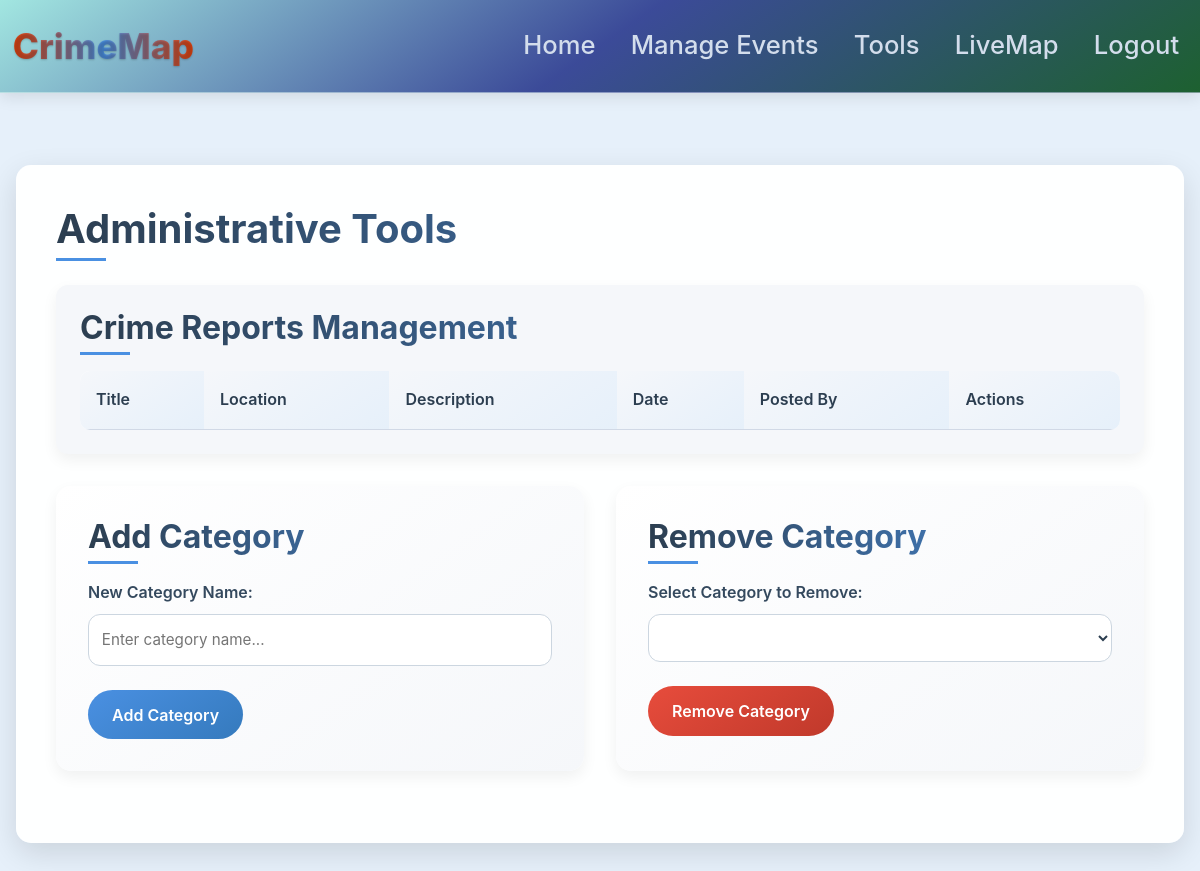
/admin-tools (signed in), run on an earlier commit of the app's database.
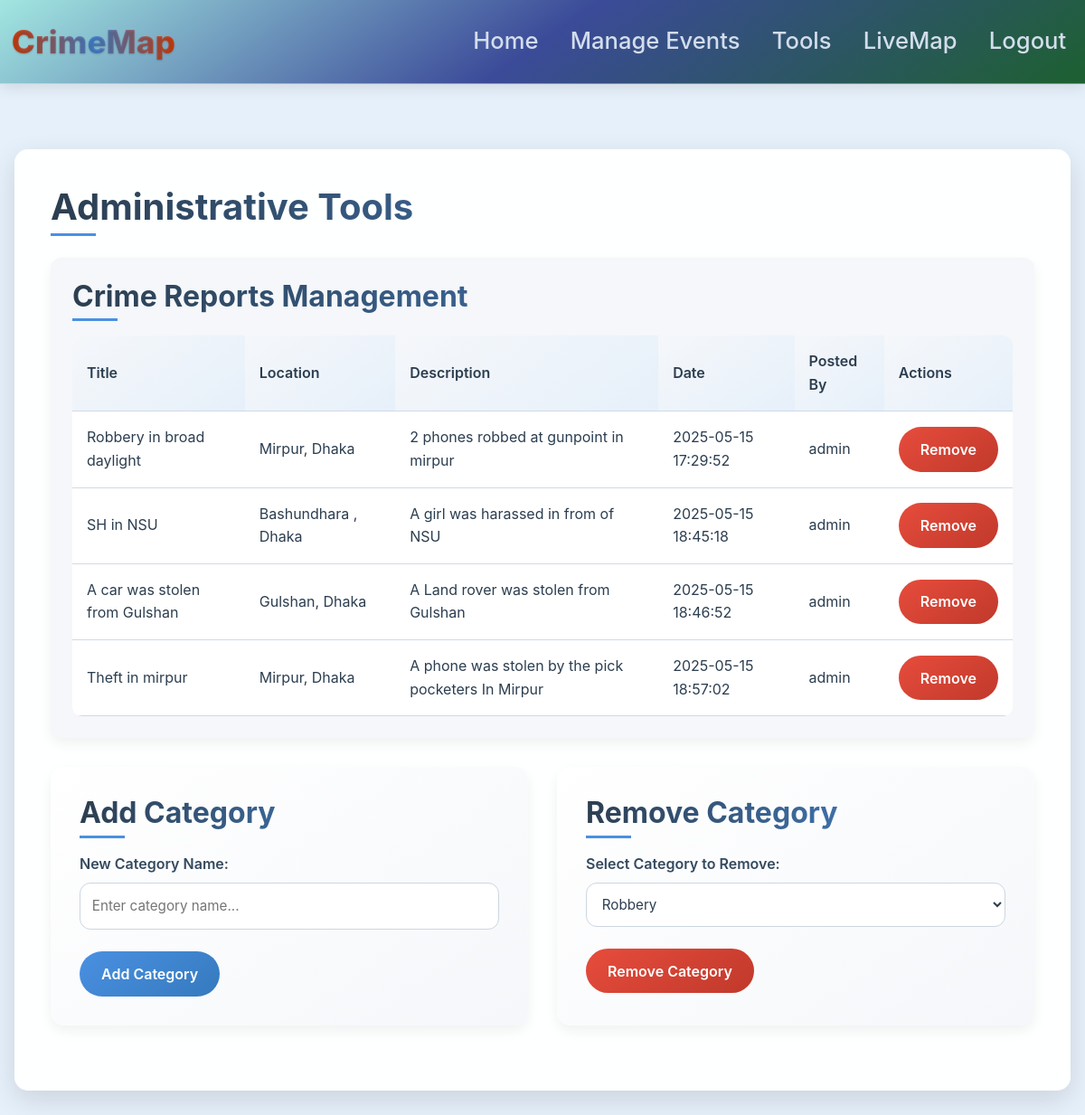
And on a later commit of the database.
### website/models.py (models this page shows)
class Crime(db.Model):
    __tablename__ = 'crime'
    __table_args__ = {'extend_existing': True}
    id = db.Column(db.Integer, primary_key=True)
    title = db.Column(db.String(100))
    location = db.Column(db.String(100))
    data = db.Column(db.String(10000))
    date = db.Column(db.DateTime(timezone=True), default=func.now())
    user_id = db.Column(db.Integer, db.ForeignKey('user.id'))

class User(db.Model, UserMixin):
    id = db.Column(db.Integer, primary_key=True)
    email = db.Column(db.String(150), unique=True)
    password = db.Column(db.String(150))
    first_name = db.Column(db.String(150))
    crimes = db.relationship('Crime', backref='user', lazy=True)

### website/views.py (the view, shortened to what this page needs)
@views.route('/admin-tools', methods=['GET', 'POST'])
@login_required
def admin_tools():
    if current_user.id != 1:
        flash('Access denied!', category='error')
        return redirect(url_for('views.home'))
    crimes = Crime.query.all()
    for crime in crimes:
        crime.user = User.query.get(crime.user_id)
    categories = Category.query.all()
    return render_template('admin_tools.html', user=current_user, crimes=crimes, categories=categories)

### website/__init__.py (called while the page is built)
def create_app():
    app = Flask(__name__)
    app.config['SECRET_KEY'] = 'hjshjhdjah kjshkjdhjs'
    app.config['SQLALCHEMY_DATABASE_URI'] = f'sqlite:///{DB_NAME}'
    db.init_app(app)
    from .views import views
    from .auth import auth
    from .feedbacks import feedbacks
    app.register_blueprint(views, url_prefix='/')
    app.register_blueprint(auth, url_prefix='/')
    app.register_blueprint(feedbacks, url_prefix='/feedbacks')
    from .models import User
    with app.app_context():
        db.create_all()
    login_manager = LoginManager()
    login_manager.login_view = 'auth.login'
    login_manager.init_app(app)
    @login_manager.user_loader
    def load_user(id):
        return User.query.get(int(id))
    return app

### website/views.py (called while the page is built)
@views.context_processor
def inject_upcoming_events():
    upcoming_events = Event.query.filter(Event.date > datetime.now()).count()
    return {'upcoming_events': upcoming_events}

### website/templates/admin_tools.html (shortened to what this page needs)
{% extends "base.html" %}
{% block content %}
<div class="admin-container">
    <h1>Administrative Tools</h1>
    <div class="table-container">
        <h2>Crime Reports Management</h2>
        <table>
            <thead>
                <tr>
                    <th>Title</th>
                    <th>Location</th>
                    <th>Description</th>
                    <th>Date</th>
                    <th>Posted By</th>
                    <th>Actions</th>
                </tr>
            </thead>
            <tbody>
                {% for crime in crimes %}
                    <tr>
                        <td>{{ crime.title }}</td>
                        <td>{{ crime.location }}</td>
                        <td>{{ crime.data }}</td>
                        <td>{{ crime.date.strftime('%Y-%m-%d %H:%M:%S') }}</td>
                        <td>{{ crime.user.first_name }}</td>
                        <td>
                            <form method="POST" action="{{ url_for('views.delete_crime', crime_id=crime.id) }}">
                                <button type="submit" class="btn btn-danger">Remove</button>
                            </form>
                        </td>
                    </tr>
                {% endfor %}
            </tbody>
        </table>
    </div>
    <div class="admin-forms">
        <div class="admin-form">
            <h2>Add Category</h2>
            <form method="POST">
                <div class="form-group">
                    <label for="category-name">New Category Name:</label>
                    <input type="text" name="category-name" id="category-name" required placeholder="Enter category name..." />
                </div>
                <button type="submit" name="add-category" class="btn btn-primary">Add Category</button>
            </form>
        </div>
        <div class="admin-form">
            <h2>Remove Category</h2>
            <form method="POST">
                <div class="form-group">
                    <label for="category-id">Select Category to Remove:</label>
                    <select name="category-id" id="category-id" required>
                        {% for category in categories %}
                            <option value="{{ category.cat_id }}">{{ category.name }}</option>
                        {% endfor %}
                    </select>
                </div>
                <button type="submit" name="remove-category" class="btn btn-danger">Remove Category</button>
            </form>
        </div>
    </div>
</div>
{% endblock %}

What changed in the data, as far as the page shows it:
added Crime: title "Robbery in broad daylight", location "Mirpur, Dhaka", data "2 phones robbed at gunpoint in mirpur", date "2025-05-15 17:29:52", user.first_name "admin"
added Crime: title "SH in NSU", location "Bashundhara , Dhaka", data "A girl was harassed in from of NSU", date "2025-05-15 18:45:18", user.first_name "admin"
added Crime: title "A car was stolen from Gulshan", location "Gulshan, Dhaka", data "A Land rover was stolen from Gulshan", date "2025-05-15 18:46:52", user.first_name "admin"
added Crime: title "Theft in mirpur", location "Mirpur, Dhaka", data "A phone was stolen by the pick pocketers In Mirpur", date "2025-05-15 18:57:02", user.first_name "admin"
Also different on the page:
form field category-id: (not shown) → "Robbery"
